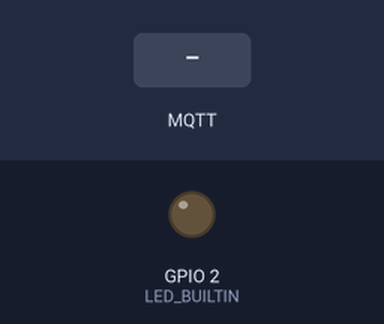
The sketch below on a simulated ESP32. Parts: output pins drawn as LEDs (lit = HIGH). The inputs (shaded band) are chosen by the test bench. WiFi joins after 1.5 s; servers stay silent unless stated; no MQTT or app messages arrive unless stated; what the sketch prints to the serial monitor is not drawn.

Above: at 2.7 s.
2.8 s: MQTT message "Turn ON LED" arrives on the first subscribed topic
At 4.1 s:
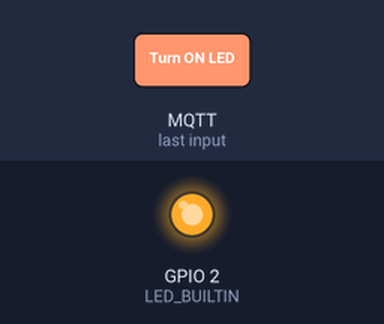
5.0 s: MQTT message "Turn OFF LED" arrives on the first subscribed topic
At 6.8 s:
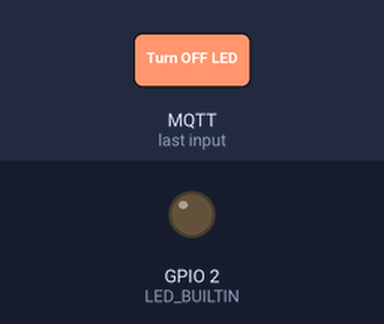
Timing chart, 0 to 8.3 s (numbered marks = the images above; inputs shaded):
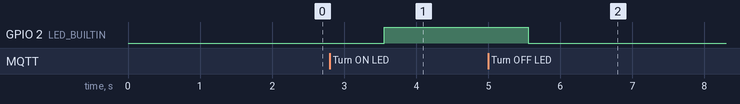

The sketch:

LED_AWS.ino
```cpp
#include "config.h"
#include <WiFiClientSecure.h>
#include <MQTTClient.h>
#include "WiFi.h"

// The MQTT topics that this device should subscribe
#define AWS_IOT_SUBSCRIBE_TOPIC ""

WiFiClientSecure net = WiFiClientSecure();
MQTTClient client = MQTTClient(256);

void connectAWS()
{
  WiFi.mode(WIFI_STA);
  WiFi.begin(WIFI_SSID, WIFI_PASSWORD);

  Serial.println("Connecting to Wi-Fi");

  while (WiFi.status() != WL_CONNECTED){
    delay(500);
    Serial.print(".");
  }

  // Configure WiFiClientSecure to use the AWS IoT device credentials
  net.setCACert(AWS_CERT_CA);
  net.setCertificate(AWS_CERT_CRT);
  net.setPrivateKey(AWS_CERT_PRIVATE);

  // Connect to the MQTT broker on the AWS endpoint we defined earlier
  client.begin(AWS_IOT_ENDPOINT, 8883, net);

  // Create a message handler
  client.onMessage(messageHandler);

  Serial.print("Connecting to AWS IOT");

  while (!client.connect(THINGNAME)) {
    Serial.print(".");
    delay(100);
  }
  Serial.println("");
  if(!client.connected()){
    Serial.println("AWS IoT Timeout!");
    return;
  }

  // Subscribe to a topic
  client.subscribe(AWS_IOT_SUBSCRIBE_TOPIC);

  Serial.println("AWS IoT Connected!");
}

void messageHandler(String &topic, String &payload) {
  Serial.println(payload);
  if(payload=="Turn ON LED"){
    digitalWrite(LED_BUILTIN, HIGH);
  }
  else if(payload=="Turn OFF LED"){
    digitalWrite(LED_BUILTIN, LOW);
  }
}

void setup() {
  pinMode(LED_BUILTIN, OUTPUT);
  Serial.begin(9600);
  connectAWS();
}

void loop() {
  client.loop();
  delay(1000);
}
```

config.h
```cpp
#include <pgmspace.h>

#define SECRET
#define THINGNAME ""

const char WIFI_SSID[] = "";
const char WIFI_PASSWORD[] = "";
const char AWS_IOT_ENDPOINT[] = "";

// Amazon Root CA 1
static const char AWS_CERT_CA[] PROGMEM = R"EOF(
-----BEGIN CERTIFICATE-----

-----END CERTIFICATE-----
)EOF";

// Device Certificate
static const char AWS_CERT_CRT[] PROGMEM = R"KEY(
-----BEGIN CERTIFICATE-----

-----END CERTIFICATE-----
)KEY";

// Device Private Key
static const char AWS_CERT_PRIVATE[] PROGMEM = R"KEY(
-----BEGIN RSA PRIVATE KEY-----

-----END RSA PRIVATE KEY-----

)KEY";
```

Measured:
- after the input at 2.8 s, GPIO 2 (LED_BUILTIN): LOW → HIGH after 0.75 s
- after the input at 5.0 s, GPIO 2 (LED_BUILTIN): HIGH → LOW after 0.55 s
